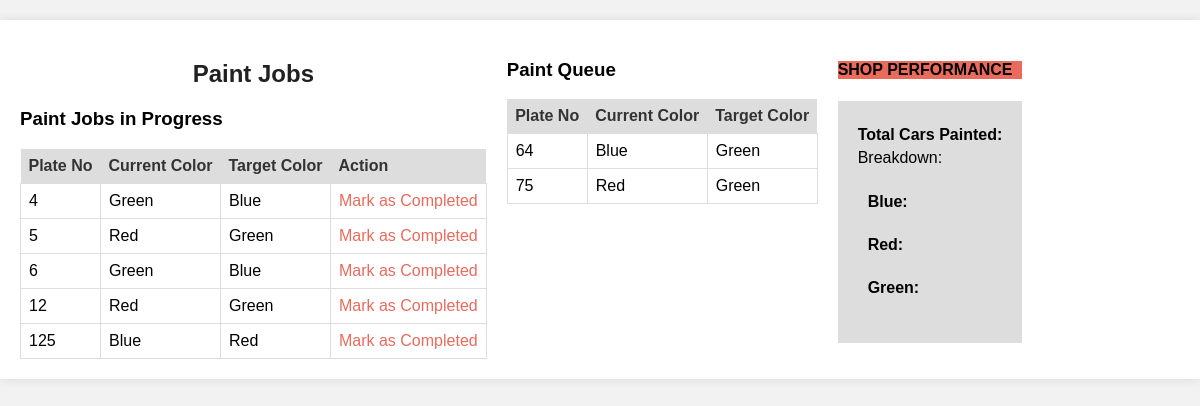
/paintjobs.php, run on the app's committed database.
### tables this page shows
CREATE TABLE `paintjobs` (
  `id` int(11) NOT NULL AUTO_INCREMENT,
  `PlateNo` varchar(255) NOT NULL,
  `Current_Color` varchar(255) NOT NULL,
  `Target_Color` varchar(255) NOT NULL,
  `Action` varchar(255) NOT NULL,
  PRIMARY KEY (`id`)
);

### paintjobs.php (the view, shortened to what this page needs)
<!DOCTYPE html>
<html lang="en">
<head>
    <link rel="stylesheet" href="style.css">
</head>
<body>
    <div class="container">
        <div class="column">
            <h2>Paint Jobs</h2>
            <h3>Paint Jobs in Progress</h3>
            <table id="paintJobsTableWithAction" style="width:100%">
                <thead>
                    <tr>
                        <th>Plate No</th>
                        <th>Current Color</th>
                        <th>Target Color</th>
                        <th>Action</th>
                    </tr>
                </thead>
                    <tbody>
                        <?php
                        require("connection.php");
                        $limit = 5;
                        $sql = "SELECT * FROM paintjobs WHERE Action = 'Mark as Completed' ORDER BY id ASC LIMIT :limit";
                        $statement = $conn->prepare($sql);
                        $statement->bindParam(':limit', $limit, PDO::PARAM_INT);
                        $statement->execute();
                        $rows = $statement->fetchAll(PDO::FETCH_ASSOC);
                        if (count($rows) > 0) {
                            foreach ($rows as $row) {
                                ?>
                                <tr>
                                    <td><?php echo $row['PlateNo']; ?></td>
                                    <td><?php echo $row['Current_Color']; ?></td>
                                    <td><?php echo $row['Target_Color']; ?></td>
                                    <td class="complete-action" data-id="<?php echo $row['id']; ?>"><?php echo $row['Action']; ?></td>
                                </tr>
                                <?php
                            }
                        } else {
                            echo "<tr><td colspan='4'>No paint jobs in progress</td></tr>";
                        }
                        ?>
                    </tbody>
                </table>
            </div>
            <div class="column">
                <h3>Paint Queue</h3>
                <table id="paintJobsTableWithoutAction" style="width:100%">
                    <thead>
                        <tr>
                            <th>Plate No</th>
                            <th>Current Color</th>
                            <th>Target Color</th>
                        </tr>
                    </thead>
                    <tbody>
                        <?php
                        $sqlQueue = "SELECT * FROM paintjobs WHERE Action = 'Mark as Completed' ORDER BY id ASC LIMIT :limit OFFSET :offset";
                        $statementQueue = $conn->prepare($sqlQueue);
                        $statementQueue->bindParam(':limit', $limit, PDO::PARAM_INT);
                        $statementQueue->bindParam(':offset', $limit, PDO::PARAM_INT);
                        $statementQueue->execute();
                        $rowsQueue = $statementQueue->fetchAll(PDO::FETCH_ASSOC);
                        foreach ($rowsQueue as $rowQueue) {
                            ?>
                            <tr>
                                <td><?php echo $rowQueue['PlateNo']; ?></td>
                                <td><?php echo $rowQueue['Current_Color']; ?></td>
                                <td><?php echo $rowQueue['Target_Color']; ?></td>
                            </tr>
                            <?php
                        }
                        ?>
                    </tbody>
                </table>
                    </div>
                <div class="column">
        <div id="shopPerformanceContainer">
            <div id="headerWrapper">
                <h4>SHOP PERFORMANCE</h4>
            </div>
            <div id="colorBreakdownContainer">
                <div id="colorBreakdown">
                    <p><span>Total Cars Painted:</span> <span id="totalCarsPainted"></span></p>
                    <p>Breakdown:</p>
                    <ul>
                        <li><span>Blue:</span></li>
                        <li><span>Red:</span></li>
                        <li><span>Green:</span></li>
                    </ul>
                </div>
            </div>
        </div>
    </div>
    </div>
</body>
</html>

### style.css (style rules this page uses)
body { font-family: Arial, sans-serif; background-color: #f2f2f2; margin: 0; }
.container { display: flex; max-width: 2500px; margin: 20px auto; padding: 20px; background-color: white; box-shadow: 0 0 10px rgba(0, 0, 0, 0.1); }
.column { margin-right: 20px; }
#headerWrapper { background-color: #ea6a5b; }
h1, h2 { color: #212121; text-align: center; }
ul { list-style-type: none; padding: 0; }
li { background-color: #ddd; padding: 10px; margin-bottom: 5px; display: flex; justify-content: space-between; }
table { border-collapse: collapse; }
th { background-color: #ddd; color: #333; padding: 8px; text-align: left; }
td { border: 1px solid #ddd; padding: 8px; }
.complete-action { color: #ea6a5b; }
#colorBreakdownContainer { background-color: #ddd; padding: 20px; }
#colorBreakdown p { color: black; margin: 5px 0; }
#colorBreakdown ul { list-style-type: none; padding: 0; }
#colorBreakdown li { color: black; display: flex; justify-content: space-between; }
#colorBreakdown li span { font-weight: bold; margin-right: 10px; }
#colorBreakdown p span, #colorBreakdown ul li span { font-weight: bold; }

### data on the page
paintjobs: PlateNo "4", Current_Color "Green", Target_Color "Blue", Action "Mark as Completed"
paintjobs: PlateNo "5", Current_Color "Red", Target_Color "Green", Action "Mark as Completed"
paintjobs: PlateNo "6", Current_Color "Green", Target_Color "Blue", Action "Mark as Completed"
paintjobs: PlateNo "12", Current_Color "Red", Target_Color "Green", Action "Mark as Completed"
paintjobs: PlateNo "125", Current_Color "Blue", Target_Color "Red", Action "Mark as Completed"
paintjobs: PlateNo "64", Current_Color "Blue", Target_Color "Green"
paintjobs: PlateNo "75", Current_Color "Red", Target_Color "Green"
